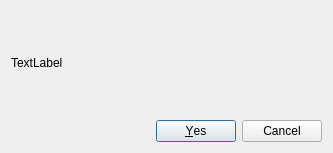
<?xml version="1.0" encoding="UTF-8"?>
<ui version="4.0">
 <class>Dialog</class>
 <widget class="QDialog" name="Dialog">
  <property name="geometry">
   <rect>
    <x>0</x>
    <y>0</y>
    <width>333</width>
    <height>153</height>
   </rect>
  </property>
  <property name="sizePolicy">
   <sizepolicy hsizetype="Fixed" vsizetype="Fixed">
    <horstretch>0</horstretch>
    <verstretch>0</verstretch>
   </sizepolicy>
  </property>
  <property name="maximumSize">
   <size>
    <width>16777215</width>
    <height>16777215</height>
   </size>
  </property>
  <property name="windowTitle">
   <string>Dialog</string>
  </property>
  <layout class="QVBoxLayout" name="verticalLayout">
   <item>
    <widget class="QLabel" name="label">
     <property name="text">
      <string>TextLabel</string>
     </property>
    </widget>
   </item>
   <item>
    <widget class="QDialogButtonBox" name="buttonBox">
     <property name="orientation">
      <enum>Qt::Horizontal</enum>
     </property>
     <property name="standardButtons">
      <set>QDialogButtonBox::Cancel|QDialogButtonBox::Yes</set>
     </property>
    </widget>
   </item>
  </layout>
 </widget>
 <resources/>
 <connections>
  <connection>
   <sender>buttonBox</sender>
   <signal>accepted()</signal>
   <receiver>Dialog</receiver>
   <slot>accept()</slot>
   <hints>
    <hint type="sourcelabel">
     <x>248</x>
     <y>254</y>
    </hint>
    <hint type="destinationlabel">
     <x>157</x>
     <y>274</y>
    </hint>
   </hints>
  </connection>
  <connection>
   <sender>buttonBox</sender>
   <signal>rejected()</signal>
   <receiver>Dialog</receiver>
   <slot>reject()</slot>
   <hints>
    <hint type="sourcelabel">
     <x>316</x>
     <y>260</y>
    </hint>
    <hint type="destinationlabel">
     <x>286</x>
     <y>274</y>
    </hint>
   </hints>
  </connection>
 </connections>
</ui>
